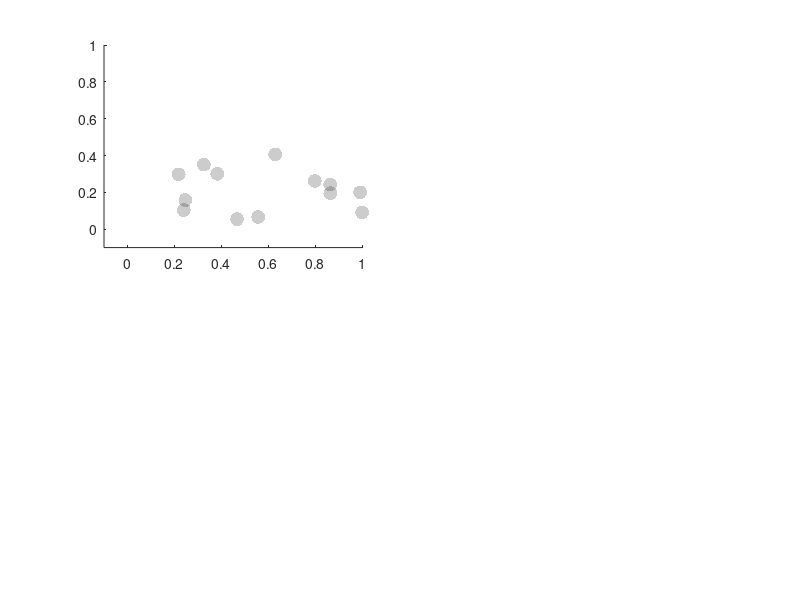

MATLAB code to generate this figure: (Note: this script raises an error after producing the figure.)
clc
clear
close all

load distortion_observed.mat
load click_positions.mat

hBarLength_FG = abs(frontDotX_FG - backDotX_FG);
hBarLength_FE = abs(frontDotX_FE - backDotX_FE);

leftHand_FG = abs(centerDotX_FG - backDotX_FG);
leftHand_FE = abs(centerDotX_FE - backDotX_FE);

rightHand_FG = abs(frontDotX_FG - centerDotX_FG);
rightHand_FE = abs(frontDotX_FE - centerDotX_FE);

distortion_expected_FG = (leftHand_FG-rightHand_FG) ./ hBarLength_FG;
distortion_expected_FE = (leftHand_FE-rightHand_FE) ./ hBarLength_FE;

figure('units','inches','outerposition',[1 1 6.75 8])


%% plot difference (FG)
subplot(2,2,1)

szMarker = 100;
alphaMarker = .2;
c = 'k';
ticks = 0:.25:1;

hold on
scatter(distortion_expected_FG, distortion_observed_FG, ...
    szMarker, c, 'fill', ...
    'markerfacealpha',alphaMarker)

axis([-.1 1 -.1 1])
addUnityLine

xticks(ticks)
xlabel 'Inferred distortion'
xline(0)

yticks(ticks)
ylabel 'Observed distortion'
yline(0)

text(.05, .9, ['N = ',num2str(numel(hBarLength_FG))])

title ''
legend off
cleanplot

fprintf([ ...
    '\n <FG distortion>' ...
    '\n median observed: %4.2f' ...
    '\n median inferred: %4.2f\n'], ...
    median(distortion_observed_FG), ...
    median(distortion_expected_FG))

% ------------------- plot difference
subplot(2,2,2)

% data_mat = hBarCenter_FE./hBarCenter_FG;
data_mat = (distortion_observed_FG-distortion_expected_FG)./distortion_expected_FG*100;

scatterbar_median(data_mat);
errorbar(1, median(data_mat), MAD(data_mat), ...
    'o','color','k','linewidth',2,'marker','none')

xticks(1)
set(gca,'xcolor','none')

ylabel({'Distortion difference (%)'; '(Observed vs. Inferred)'})
yticks(-200:50:200)
ylim([-200 50])
yline(0,'-')

% add statistics
[delta, ~, p, W, z, r] = signrank_full(data_mat);
fprintf([ ...
    '\n <Distortion difference FG (Observed vs. Inferred>' ...
    '\n -----------------------' ...
    '\n median difference = %4.1f %%' ...
    '\n W = %5.2f' ...
    '\n z = %5.2f' ...
    '\n p = %5.3f' ...
    '\n r = %4.2f \n'], ...
delta,W,z,p,r)
statbar(1,1,-210,p)

pbaspect([1,3,1])
cleanplot

%% plot scatter (FE)
subplot(2,2,3)

hold on
scatter(distortion_expected_FE, distortion_observed_FE, ...
    szMarker, c, 'fill', ...
    'markerfacealpha',alphaMarker)

axis([-.1 1 -.1 1])
addUnityLine

xticks(ticks)
xlabel 'Inferred distortion'
xline(0)

yticks(ticks)
ylabel 'Observed distortion'
yline(0)

text(.05, .9, ['N = ',num2str(numel(hBarLength_FG))])

title ''
legend off
cleanplot

fprintf([ ...
    '\n <FE distortion>' ...
    '\n median observed: %4.2f' ...
    '\n median inferred: %4.2f\n'], ...
    median(distortion_observed_FE), ...
    median(distortion_expected_FE))

% ------------------- plot difference
subplot(2,2,4)

data_mat = (distortion_observed_FE-distortion_expected_FE)./distortion_expected_FE*100;

scatterbar_median(data_mat);
errorbar(1, median(data_mat), MAD(data_mat), ...
    'o','color','k','linewidth',2,'marker','none')

xticks(1)
set(gca,'xcolor','none')

ylabel({'Distortion difference (%)'; '(Observed vs. Inferred)'})
yticks(-200:50:200)
ylim([-200 50])
yline(0,'-')

% add statistics
[delta, ~, p, W, z, r] = signrank_full(data_mat);
fprintf([ ...
    '\n <Distortion difference FE (Observed vs. Inferred>' ...
    '\n -----------------------' ...
    '\n median difference = %4.1f %%' ...
    '\n W = %5.2f' ...
    '\n z = %5.2f' ...
    '\n p = %5.3f' ...
    '\n r = %4.2f \n'], ...
delta,W,z,p,r)
statbar(1,1,-210,p)

pbaspect([1,3,1])
cleanplot

%% Flash-Grab vs. Frame (difference comparison)
data_mat_FG = (distortion_observed_FG-distortion_expected_FG)./distortion_expected_FG*100;
data_mat_FE = (distortion_observed_FE-distortion_expected_FE)./distortion_expected_FE*100;
[delta, ~, p, W, z, r] = signrank_full(data_mat_FG, data_mat_FE);
fprintf([ ...
    '\n <Distortion difference comparison (FG vs. FE>' ...
    '\n -----------------------' ...
    '\n median difference = %4.1f %%' ...
    '\n W = %5.2f' ...
    '\n z = %5.2f' ...
    '\n p = %5.3f' ...
    '\n r = %4.2f \n'], ...
delta,W,z,p,r)

%% save figure
set(gcf,'papersize',[8.3 11.7])
saveas(gcf,'../results/fig05.pdf')
